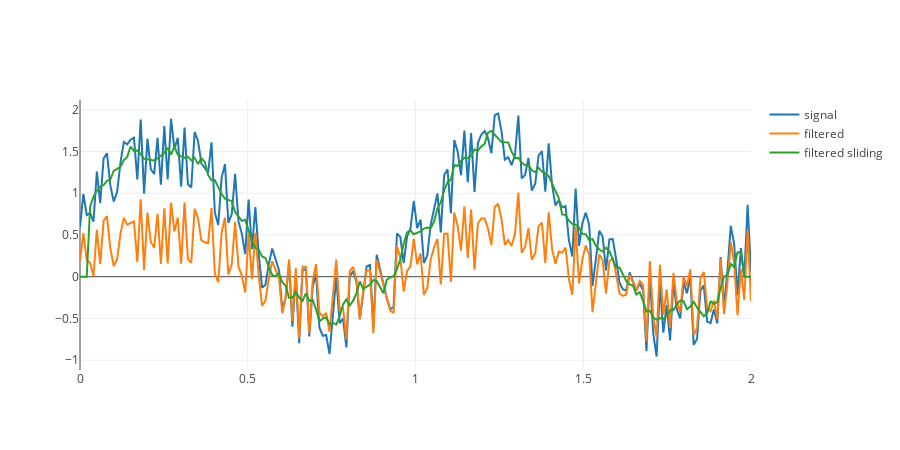

Notebook cell for this chart:
### Code cell
f = 1
w = 2 * np.pi * f1

s = [np.sin(w * i) + np.random.rand()  for i in t]

filtsym = np.append(afr, afr[::-1])

filtered = np.fft.ifft(np.fft.fft(s) * filtsym).real

#kernel_size = 31
filt = create_filter_median(kernel_size)

filtered_median = np.pad(np.convolve(s, filt, mode = 'valid'), (kernel_size // 2, kernel_size // 2), 'constant', constant_values = (0, 0))

#-----
# filtered = s - filtered
# filtered_median = s - filtered_median
#-----

tr_s = go.Scatter(
    x = t,
    y = s,
    name='signal'
)

tr_fs = go.Scatter(
    x = t,
    y = filtered,
    name='filtered'
)

tr_median = go.Scatter(
    x = t,
    y = filtered_median,
    name='filtered sliding'
)

rows = 1
cols = 1
fig = py.tools.make_subplots(rows = rows, cols = cols)

fig['layout'].update(height=rows * 450, width=cols * 900)

fig.append_trace(tr_s, 1, 1)
fig.append_trace(tr_fs, 1, 1)
fig.append_trace(tr_median, 1, 1)

py.offline.iplot(fig)

### Figure 1 — Plotly figure (JSON) as saved in the notebook; plotly's stock layout.template omitted (floating-point values rounded to 4 significant figures; data arrays with more than 128 entries replaced by an {"elided": "..."} marker saying what was removed)
{"data": [{"name": "signal", "type": "scatter", "x": {"elided": "200 float values"}, "xaxis": "x1", "y": {"elided": "200 float values"}, "yaxis": "y1"}, {"name": "filtered", "type": "scatter", "x": {"elided": "200 float values"}, "xaxis": "x1", "y": {"elided": "200 float values"}, "yaxis": "y1"}, {"name": "filtered sliding", "type": "scatter", "x": {"elided": "200 float values"}, "xaxis": "x1", "y": {"elided": "200 float values"}, "yaxis": "y1"}], "layout": {"height": 450, "width": 900, "xaxis1": {"anchor": "y1", "domain": [0, 1]}, "yaxis1": {"anchor": "x1", "domain": [0, 1]}}}
